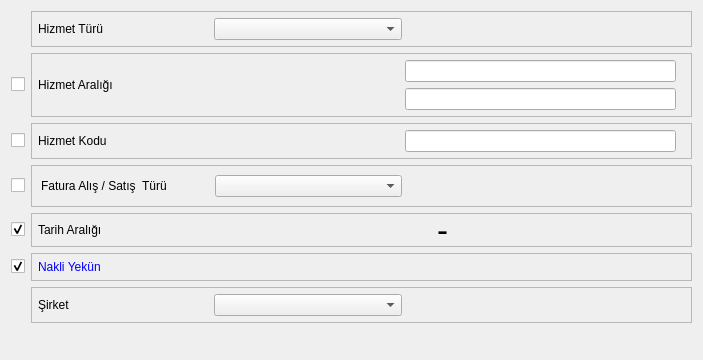
<?xml version="1.0" encoding="UTF-8"?>
<ui version="4.0">
 <class>FAT_HIZMET_EKSTRESI_BATCH</class>
 <widget class="QDialog" name="FAT_HIZMET_EKSTRESI_BATCH">
  <property name="geometry">
   <rect>
    <x>0</x>
    <y>0</y>
    <width>703</width>
    <height>357</height>
   </rect>
  </property>
  <property name="sizePolicy">
   <sizepolicy hsizetype="Expanding" vsizetype="Expanding">
    <horstretch>0</horstretch>
    <verstretch>0</verstretch>
   </sizepolicy>
  </property>
  <property name="windowTitle">
   <string>Dialog</string>
  </property>
  <layout class="QGridLayout" name="gridLayout" rowstretch="1,2,1,1,1,1,1,0,1" columnstretch="1,10,2">
   <property name="sizeConstraint">
    <enum>QLayout::SetDefaultConstraint</enum>
   </property>
   <item row="1" column="0">
    <widget class="QCheckBox" name="checkBox_hizmet_araligi">
     <property name="sizePolicy">
      <sizepolicy hsizetype="Fixed" vsizetype="Fixed">
       <horstretch>0</horstretch>
       <verstretch>0</verstretch>
      </sizepolicy>
     </property>
     <property name="text">
      <string/>
     </property>
     <property name="checked">
      <bool>false</bool>
     </property>
    </widget>
   </item>
   <item row="1" column="1" colspan="2">
    <widget class="QFrame" name="frame_hizmet_araligi">
     <property name="sizePolicy">
      <sizepolicy hsizetype="Expanding" vsizetype="Fixed">
       <horstretch>0</horstretch>
       <verstretch>0</verstretch>
      </sizepolicy>
     </property>
     <property name="frameShape">
      <enum>QFrame::StyledPanel</enum>
     </property>
     <property name="frameShadow">
      <enum>QFrame::Raised</enum>
     </property>
     <layout class="QGridLayout" name="gridLayout_2" rowstretch="1,1" columnstretch="18,20,29,1">
      <property name="margin">
       <number>6</number>
      </property>
      <item row="0" column="0" rowspan="2">
       <widget class="QLabel" name="label_urun_hizmet_araligi">
        <property name="sizePolicy">
         <sizepolicy hsizetype="Expanding" vsizetype="Fixed">
          <horstretch>0</horstretch>
          <verstretch>0</verstretch>
         </sizepolicy>
        </property>
        <property name="minimumSize">
         <size>
          <width>0</width>
          <height>0</height>
         </size>
        </property>
        <property name="text">
         <string>Hizmet Aralığı</string>
        </property>
       </widget>
      </item>
      <item row="0" column="2">
       <widget class="QLineEdit" name="lineedit_bas_hizmet_ismi">
        <property name="maximumSize">
         <size>
          <width>16777215</width>
          <height>16777215</height>
         </size>
        </property>
        <property name="focusPolicy">
         <enum>Qt::NoFocus</enum>
        </property>
        <property name="readOnly">
         <bool>true</bool>
        </property>
       </widget>
      </item>
      <item row="1" column="2">
       <widget class="QLineEdit" name="lineedit_bts_hizmet_ismi">
        <property name="maximumSize">
         <size>
          <width>16777215</width>
          <height>16777215</height>
         </size>
        </property>
        <property name="focusPolicy">
         <enum>Qt::NoFocus</enum>
        </property>
        <property name="readOnly">
         <bool>true</bool>
        </property>
       </widget>
      </item>
      <item row="0" column="1">
       <widget class="QSearchEdit" name="searchEdit_bas_hizmet_kodu">
        <property name="sizePolicy">
         <sizepolicy hsizetype="Expanding" vsizetype="Fixed">
          <horstretch>0</horstretch>
          <verstretch>0</verstretch>
         </sizepolicy>
        </property>
        <property name="whatsThis">
         <string>Arama widget. </string>
        </property>
        <property name="QSearchEdit" stdset="0">
         <rect>
          <x>0</x>
          <y>0</y>
          <width>100</width>
          <height>100</height>
         </rect>
        </property>
       </widget>
      </item>
      <item row="1" column="1">
       <widget class="QSearchEdit" name="searchEdit_bts_hizmet_kodu">
        <property name="sizePolicy">
         <sizepolicy hsizetype="Expanding" vsizetype="Fixed">
          <horstretch>0</horstretch>
          <verstretch>0</verstretch>
         </sizepolicy>
        </property>
        <property name="whatsThis">
         <string>Arama widget. </string>
        </property>
        <property name="QSearchEdit" stdset="0">
         <rect>
          <x>0</x>
          <y>0</y>
          <width>100</width>
          <height>100</height>
         </rect>
        </property>
       </widget>
      </item>
      <item row="0" column="3">
       <spacer name="horizontalSpacer_6">
        <property name="orientation">
         <enum>Qt::Horizontal</enum>
        </property>
        <property name="sizeHint" stdset="0">
         <size>
          <width>40</width>
          <height>20</height>
         </size>
        </property>
       </spacer>
      </item>
     </layout>
    </widget>
   </item>
   <item row="2" column="0">
    <widget class="QCheckBox" name="checkBox_hizmet_kodu">
     <property name="sizePolicy">
      <sizepolicy hsizetype="Fixed" vsizetype="Fixed">
       <horstretch>0</horstretch>
       <verstretch>0</verstretch>
      </sizepolicy>
     </property>
     <property name="text">
      <string/>
     </property>
    </widget>
   </item>
   <item row="2" column="1" colspan="2">
    <widget class="QFrame" name="frame_hizmet_kodu">
     <property name="sizePolicy">
      <sizepolicy hsizetype="Expanding" vsizetype="Fixed">
       <horstretch>0</horstretch>
       <verstretch>0</verstretch>
      </sizepolicy>
     </property>
     <property name="maximumSize">
      <size>
       <width>16777215</width>
       <height>16777215</height>
      </size>
     </property>
     <property name="frameShape">
      <enum>QFrame::StyledPanel</enum>
     </property>
     <property name="frameShadow">
      <enum>QFrame::Raised</enum>
     </property>
     <layout class="QGridLayout" name="gridLayout_3" columnstretch="18,20,29,1">
      <property name="margin">
       <number>6</number>
      </property>
      <item row="0" column="0">
       <widget class="QLabel" name="label_urun_hizmet_kodu">
        <property name="sizePolicy">
         <sizepolicy hsizetype="Expanding" vsizetype="Fixed">
          <horstretch>0</horstretch>
          <verstretch>0</verstretch>
         </sizepolicy>
        </property>
        <property name="minimumSize">
         <size>
          <width>0</width>
          <height>0</height>
         </size>
        </property>
        <property name="text">
         <string>Hizmet Kodu</string>
        </property>
       </widget>
      </item>
      <item row="0" column="2">
       <widget class="QLineEdit" name="lineedit_hizmet_ismi">
        <property name="maximumSize">
         <size>
          <width>16777215</width>
          <height>16777215</height>
         </size>
        </property>
        <property name="focusPolicy">
         <enum>Qt::NoFocus</enum>
        </property>
        <property name="readOnly">
         <bool>true</bool>
        </property>
       </widget>
      </item>
      <item row="0" column="1">
       <widget class="QSearchEdit" name="search_edit_hizmet_kodu">
        <property name="sizePolicy">
         <sizepolicy hsizetype="Expanding" vsizetype="Fixed">
          <horstretch>0</horstretch>
          <verstretch>0</verstretch>
         </sizepolicy>
        </property>
        <property name="whatsThis">
         <string>Arama widget. </string>
        </property>
        <property name="QSearchEdit" stdset="0">
         <rect>
          <x>0</x>
          <y>0</y>
          <width>100</width>
          <height>100</height>
         </rect>
        </property>
       </widget>
      </item>
      <item row="0" column="3">
       <spacer name="horizontalSpacer_7">
        <property name="orientation">
         <enum>Qt::Horizontal</enum>
        </property>
        <property name="sizeHint" stdset="0">
         <size>
          <width>40</width>
          <height>20</height>
         </size>
        </property>
       </spacer>
      </item>
     </layout>
    </widget>
   </item>
   <item row="4" column="0">
    <widget class="QCheckBox" name="checkBox_tarih_araligi">
     <property name="sizePolicy">
      <sizepolicy hsizetype="Fixed" vsizetype="Fixed">
       <horstretch>0</horstretch>
       <verstretch>0</verstretch>
      </sizepolicy>
     </property>
     <property name="text">
      <string/>
     </property>
     <property name="checked">
      <bool>true</bool>
     </property>
    </widget>
   </item>
   <item row="4" column="1" colspan="2">
    <widget class="QFrame" name="frame_tarih_araligi">
     <property name="sizePolicy">
      <sizepolicy hsizetype="Expanding" vsizetype="Fixed">
       <horstretch>0</horstretch>
       <verstretch>0</verstretch>
      </sizepolicy>
     </property>
     <property name="frameShape">
      <enum>QFrame::StyledPanel</enum>
     </property>
     <property name="frameShadow">
      <enum>QFrame::Raised</enum>
     </property>
     <layout class="QGridLayout" name="gridLayout_4" columnstretch="18,24,1,24,1">
      <property name="margin">
       <number>6</number>
      </property>
      <item row="0" column="0">
       <widget class="QLabel" name="label_tarih_araligi">
        <property name="sizePolicy">
         <sizepolicy hsizetype="Expanding" vsizetype="Fixed">
          <horstretch>0</horstretch>
          <verstretch>0</verstretch>
         </sizepolicy>
        </property>
        <property name="minimumSize">
         <size>
          <width>0</width>
          <height>0</height>
         </size>
        </property>
        <property name="text">
         <string>Tarih Aralığı</string>
        </property>
       </widget>
      </item>
      <item row="0" column="2">
       <widget class="QLabel" name="label_6">
        <property name="sizePolicy">
         <sizepolicy hsizetype="Fixed" vsizetype="Ignored">
          <horstretch>0</horstretch>
          <verstretch>0</verstretch>
         </sizepolicy>
        </property>
        <property name="font">
         <font>
          <pointsize>25</pointsize>
         </font>
        </property>
        <property name="text">
         <string>-</string>
        </property>
       </widget>
      </item>
      <item row="0" column="4">
       <spacer name="horizontalSpacer_4">
        <property name="orientation">
         <enum>Qt::Horizontal</enum>
        </property>
        <property name="sizeHint" stdset="0">
         <size>
          <width>40</width>
          <height>20</height>
         </size>
        </property>
       </spacer>
      </item>
      <item row="0" column="1">
       <widget class="QAdakDate" name="adakDatebas_tarihi">
        <property name="whatsThis">
         <string>Tarih WidgetÄ± </string>
        </property>
        <property name="QAdakDate" stdset="0">
         <rect>
          <x>0</x>
          <y>0</y>
          <width>100</width>
          <height>100</height>
         </rect>
        </property>
       </widget>
      </item>
      <item row="0" column="3">
       <widget class="QAdakDate" name="adakDate_bitis_tarihi">
        <property name="whatsThis">
         <string>Tarih WidgetÄ± </string>
        </property>
        <property name="QAdakDate" stdset="0">
         <rect>
          <x>0</x>
          <y>0</y>
          <width>100</width>
          <height>100</height>
         </rect>
        </property>
       </widget>
      </item>
     </layout>
    </widget>
   </item>
   <item row="5" column="0">
    <widget class="QCheckBox" name="checkBox_nakli_yekun">
     <property name="sizePolicy">
      <sizepolicy hsizetype="Fixed" vsizetype="Fixed">
       <horstretch>0</horstretch>
       <verstretch>0</verstretch>
      </sizepolicy>
     </property>
     <property name="text">
      <string/>
     </property>
     <property name="checked">
      <bool>true</bool>
     </property>
    </widget>
   </item>
   <item row="5" column="1" colspan="2">
    <widget class="QFrame" name="frame_nakli_yekun">
     <property name="sizePolicy">
      <sizepolicy hsizetype="Expanding" vsizetype="Fixed">
       <horstretch>0</horstretch>
       <verstretch>0</verstretch>
      </sizepolicy>
     </property>
     <property name="frameShape">
      <enum>QFrame::StyledPanel</enum>
     </property>
     <property name="frameShadow">
      <enum>QFrame::Raised</enum>
     </property>
     <layout class="QGridLayout" name="gridLayout_7">
      <property name="margin">
       <number>6</number>
      </property>
      <item row="0" column="0">
       <widget class="QLabel" name="label_nakli_yekun">
        <property name="sizePolicy">
         <sizepolicy hsizetype="Expanding" vsizetype="Fixed">
          <horstretch>0</horstretch>
          <verstretch>0</verstretch>
         </sizepolicy>
        </property>
        <property name="minimumSize">
         <size>
          <width>100</width>
          <height>0</height>
         </size>
        </property>
        <property name="styleSheet">
         <string notr="true">color: rgb(0, 0, 255);</string>
        </property>
        <property name="text">
         <string>Nakli Yekün</string>
        </property>
       </widget>
      </item>
     </layout>
    </widget>
   </item>
   <item row="6" column="1" colspan="2">
    <widget class="QFrame" name="frame_sirket_filtresi">
     <property name="sizePolicy">
      <sizepolicy hsizetype="Expanding" vsizetype="Fixed">
       <horstretch>0</horstretch>
       <verstretch>0</verstretch>
      </sizepolicy>
     </property>
     <property name="frameShape">
      <enum>QFrame::StyledPanel</enum>
     </property>
     <property name="frameShadow">
      <enum>QFrame::Raised</enum>
     </property>
     <layout class="QGridLayout" name="gridLayout_8" columnstretch="18,20,30">
      <property name="margin">
       <number>6</number>
      </property>
      <item row="0" column="0">
       <widget class="QLabel" name="label_sirket">
        <property name="sizePolicy">
         <sizepolicy hsizetype="Expanding" vsizetype="Fixed">
          <horstretch>0</horstretch>
          <verstretch>0</verstretch>
         </sizepolicy>
        </property>
        <property name="minimumSize">
         <size>
          <width>0</width>
          <height>0</height>
         </size>
        </property>
        <property name="text">
         <string>Şirket</string>
        </property>
       </widget>
      </item>
      <item row="0" column="1">
       <widget class="QComboBox" name="comboBox_sirket_filtresi">
        <property name="sizePolicy">
         <sizepolicy hsizetype="Minimum" vsizetype="Fixed">
          <horstretch>0</horstretch>
          <verstretch>0</verstretch>
         </sizepolicy>
        </property>
       </widget>
      </item>
      <item row="0" column="2">
       <spacer name="horizontalSpacer_2">
        <property name="orientation">
         <enum>Qt::Horizontal</enum>
        </property>
        <property name="sizeHint" stdset="0">
         <size>
          <width>40</width>
          <height>20</height>
         </size>
        </property>
       </spacer>
      </item>
     </layout>
    </widget>
   </item>
   <item row="8" column="1">
    <spacer name="horizontalSpacer">
     <property name="orientation">
      <enum>Qt::Horizontal</enum>
     </property>
     <property name="sizeHint" stdset="0">
      <size>
       <width>500</width>
       <height>20</height>
      </size>
     </property>
    </spacer>
   </item>
   <item row="8" column="2">
    <widget class="QWidget" name="widget_batch_buttons" native="true">
     <property name="sizePolicy">
      <sizepolicy hsizetype="Expanding" vsizetype="Expanding">
       <horstretch>0</horstretch>
       <verstretch>0</verstretch>
      </sizepolicy>
     </property>
    </widget>
   </item>
   <item row="7" column="2">
    <spacer name="verticalSpacer">
     <property name="orientation">
      <enum>Qt::Vertical</enum>
     </property>
     <property name="sizeHint" stdset="0">
      <size>
       <width>20</width>
       <height>40</height>
      </size>
     </property>
    </spacer>
   </item>
   <item row="3" column="0">
    <widget class="QCheckBox" name="checkBox_fatura_alis_satis_turu">
     <property name="sizePolicy">
      <sizepolicy hsizetype="Fixed" vsizetype="Fixed">
       <horstretch>0</horstretch>
       <verstretch>0</verstretch>
      </sizepolicy>
     </property>
     <property name="text">
      <string/>
     </property>
    </widget>
   </item>
   <item row="3" column="1" colspan="2">
    <widget class="QFrame" name="frame_fatura_alis_satis_turu">
     <property name="sizePolicy">
      <sizepolicy hsizetype="Expanding" vsizetype="Fixed">
       <horstretch>0</horstretch>
       <verstretch>0</verstretch>
      </sizepolicy>
     </property>
     <property name="frameShape">
      <enum>QFrame::StyledPanel</enum>
     </property>
     <property name="frameShadow">
      <enum>QFrame::Raised</enum>
     </property>
     <layout class="QGridLayout" name="gridLayout_6" columnstretch="18,20,30">
      <item row="0" column="0">
       <widget class="QLabel" name="label_8">
        <property name="sizePolicy">
         <sizepolicy hsizetype="Expanding" vsizetype="Fixed">
          <horstretch>0</horstretch>
          <verstretch>0</verstretch>
         </sizepolicy>
        </property>
        <property name="text">
         <string>Fatura Alış / Satış  Türü</string>
        </property>
       </widget>
      </item>
      <item row="0" column="1">
       <widget class="QComboBox" name="comboBox_fatura_alis_satis_turu">
        <property name="sizePolicy">
         <sizepolicy hsizetype="Minimum" vsizetype="Fixed">
          <horstretch>0</horstretch>
          <verstretch>0</verstretch>
         </sizepolicy>
        </property>
       </widget>
      </item>
      <item row="0" column="2">
       <spacer name="horizontalSpacer_5">
        <property name="orientation">
         <enum>Qt::Horizontal</enum>
        </property>
        <property name="sizeHint" stdset="0">
         <size>
          <width>202</width>
          <height>20</height>
         </size>
        </property>
       </spacer>
      </item>
     </layout>
    </widget>
   </item>
   <item row="0" column="1" colspan="2">
    <widget class="QFrame" name="frame_hizmet_turu">
     <property name="sizePolicy">
      <sizepolicy hsizetype="Expanding" vsizetype="Fixed">
       <horstretch>0</horstretch>
       <verstretch>0</verstretch>
      </sizepolicy>
     </property>
     <property name="frameShape">
      <enum>QFrame::StyledPanel</enum>
     </property>
     <property name="frameShadow">
      <enum>QFrame::Raised</enum>
     </property>
     <layout class="QGridLayout" name="gridLayout_9" columnstretch="18,20,30">
      <property name="margin">
       <number>6</number>
      </property>
      <item row="0" column="0">
       <widget class="QLabel" name="label_5">
        <property name="sizePolicy">
         <sizepolicy hsizetype="Expanding" vsizetype="Fixed">
          <horstretch>0</horstretch>
          <verstretch>0</verstretch>
         </sizepolicy>
        </property>
        <property name="minimumSize">
         <size>
          <width>0</width>
          <height>0</height>
         </size>
        </property>
        <property name="text">
         <string>Hizmet Türü</string>
        </property>
       </widget>
      </item>
      <item row="0" column="1">
       <widget class="QComboBox" name="combobox_hizmet_turu">
        <property name="sizePolicy">
         <sizepolicy hsizetype="Minimum" vsizetype="Fixed">
          <horstretch>0</horstretch>
          <verstretch>0</verstretch>
         </sizepolicy>
        </property>
       </widget>
      </item>
      <item row="0" column="2">
       <spacer name="horizontalSpacer_3">
        <property name="orientation">
         <enum>Qt::Horizontal</enum>
        </property>
        <property name="sizeHint" stdset="0">
         <size>
          <width>40</width>
          <height>20</height>
         </size>
        </property>
       </spacer>
      </item>
     </layout>
    </widget>
   </item>
  </layout>
 </widget>
 <customwidgets>
  <customwidget>
   <class>QAdakDate</class>
   <extends>QWidget</extends>
   <header>QAdakDate.h</header>
  </customwidget>
  <customwidget>
   <class>QSearchEdit</class>
   <extends>QWidget</extends>
   <header>QSearchEdit.h</header>
  </customwidget>
 </customwidgets>
 <tabstops>
  <tabstop>checkBox_hizmet_araligi</tabstop>
  <tabstop>searchEdit_bas_hizmet_kodu</tabstop>
  <tabstop>lineedit_bas_hizmet_ismi</tabstop>
  <tabstop>searchEdit_bts_hizmet_kodu</tabstop>
  <tabstop>lineedit_bts_hizmet_ismi</tabstop>
  <tabstop>checkBox_hizmet_kodu</tabstop>
  <tabstop>search_edit_hizmet_kodu</tabstop>
  <tabstop>lineedit_hizmet_ismi</tabstop>
  <tabstop>combobox_hizmet_turu</tabstop>
  <tabstop>checkBox_tarih_araligi</tabstop>
  <tabstop>adakDatebas_tarihi</tabstop>
  <tabstop>adakDate_bitis_tarihi</tabstop>
  <tabstop>checkBox_nakli_yekun</tabstop>
  <tabstop>comboBox_sirket_filtresi</tabstop>
 </tabstops>
 <resources/>
 <connections/>
</ui>
